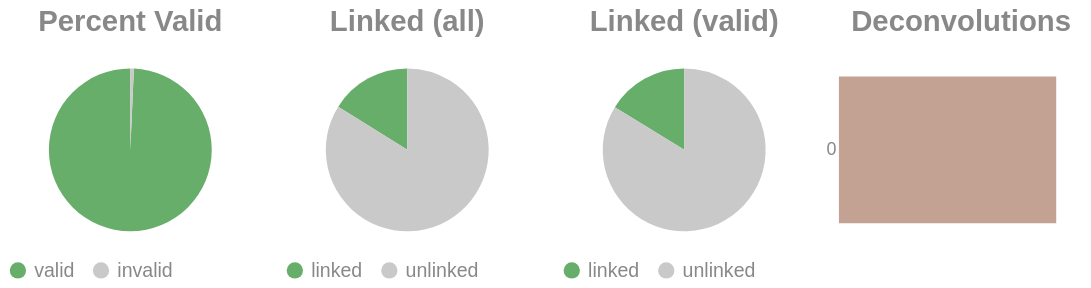

This figure's notebook cell:
### Code cell
if SKIPLR:
    pass
else:
    clash = Counter()
    for i in valids['molecule'].to_list():
        _mol = i.split("-")
        if len(_mol) == 1:
            clash.update('0')
        else:
            clash.update(_mol[-1])

    _d = {"deconvolutions": [], 'count': []}
    for k,v in clash.items():
        _d['deconvolutions'].append(k)
        _d['count'].append(v)

    tot_valid = valids['reads'].sum()
    mask = valids['reads'] >= 2
    n_linked_reads = valids.filter(mask)['reads'].sum()
    if n_linked_reads == 0:
        print_html("No linked molecules (>=2 reads) were detected; skipping linked-only distributions.")
        SKIPLR = True
    else:
        perc_valid = round(tot_valid / n_reads, 4)
        linked_perc_abs = round(n_linked_reads / n_reads, 4)
        linked_perc = round(n_linked_reads / tot_valid, 4)

    _valid = pl.DataFrame({"valids": ['valid', 'invalid'], "count": [tot_valid, n_reads - tot_valid]})
    _linked_abs = pl.DataFrame({"linked (absolute)": ['linked', 'unlinked'], "count": [n_linked_reads, n_reads - n_linked_reads]})
    _linked_rel = pl.DataFrame({"linked (valids)": ['linked', 'unlinked'], "count": [n_linked_reads, tot_valid - n_linked_reads]})

    (
        alt.hconcat(
            piechart(_valid, goodval = 'valid', title = "Percent Valid"),
            piechart(_linked_abs, goodval = "linked", title =  "Linked (all)"),
            piechart(_linked_rel, goodval = "linked", title =  "Linked (valid)"),
            convolutionbar(pl.DataFrame(_d), title = "Deconvolutions"),
            center = True,
            bounds = 'flush'
        )
        .resolve_scale(color='independent')
        .resolve_legend('independent')
        .properties(usermeta={'embedOptions': {"actions": False}})
    ).display()

### Figure 1 — Vega-Lite specification as saved in the notebook (floating-point values rounded to 4 significant figures)
{"width": "container", "height": 400, "config": {"title": {"anchor": "start", "dy": -15, "fontSize": 18, "color": "#888888", "subtitleColor": "#888888", "subtitleFontSize": 14}, "arc": {"fill": "#0072B2"}, "axis": {"domainColor": "#888888", "domainWidth": 0.5, "gridWidth": 0.2, "grid": false, "titleFontWeight": 400, "titleFontSize": 15, "labelFontSize": 11, "labelColor": "#888888", "tickColor": "#888888", "tickWidth": 0.2, "titleColor": "#888888"}, "axisBand": {"grid": false}, "axisX": {"grid": true, "tickSize": 10, "domainCap": "round"}, "axisY": {"domain": false, "grid": true, "tickSize": 0, "domainCap": "round"}, "background": "transparent", "header": {"labelFontSize": 15, "labelColor": "#888888", "titleFontSize": 15, "titleFontWeight": 600, "titleColor": "#888888"}, "legend": {"labelFont": "sans-serif", "labelFontSize": 12, "labelColor": "#888888", "symbolSize": 100, "symbolType": "circle", "titleFontSize": 12, "titlePadding": 10, "titleColor": "#888888", "title": null}, "range": {"category": ["#E69F00", "#56B4E9", "#009E73", "#F0E442", "#0072B2", "#D55E00", "#CC79A7", "#000000"], "diverging": ["#cfe8f3", "#a2d4ec", "#73bfe2", "#46abdb", "#1696d2", "#12719e"]}, "area": {"fill": "#0072B2", "fillOpacity": 0.7, "line": true, "strokeOpacity": 0.7}, "line": {"color": "#0072B2", "stroke": "#0072B2", "strokeWidth": 2}, "trail": {"color": "#0072B2", "stroke": "#0072B2", "strokeWidth": 0, "size": 1}, "point": {"filled": true, "fillOpacity": 1.0, "size": 95}, "text": {"color": "#888888", "fontSize": 11, "align": "right", "fontWeight": 400, "size": 11}, "bar": {"fill": "#0072B2", "stroke": null}, "view": {"stroke": null, "continuousWidth": 660, "continuousHeight": 400}}, "hconcat": [{"data": {"name": "data-173cdeb5e4626d4aa3f55ee333a8a584"}, "mark": {"type": "arc"}, "encoding": {"color": {"field": "valids", "legend": {"orient": "bottom", "title": null}, "scale": {"domain": ["valid", "invalid"], "range": ["#68ae6b", "#C9C9C9"]}, "title": "Valids", "type": "nominal"}, "theta": {"field": "count", "type": "quantitative"}, "tooltip": [{"field": "valids", "title": "Valids", "type": "ordinal"}, {"field": "percent", "format": ".2%", "title": "Percent", "type": "quantitative"}, {"field": "count", "title": "Count", "type": "quantitative"}]}, "height": 100, "title": {"text": "Percent Valid", "align": "center", "anchor": "middle"}, "transform": [{"calculate": "datum.count / 393822", "as": "percent"}], "width": 150}, {"data": {"name": "data-ad573b966c8bc0db4ff2712c8047cad9"}, "mark": {"type": "arc"}, "encoding": {"color": {"field": "linked (absolute)", "legend": {"orient": "bottom", "title": null}, "scale": {"domain": ["linked", "unlinked"], "range": ["#68ae6b", "#C9C9C9"]}, "title": "Linked (Absolute)", "type": "nominal"}, "theta": {"field": "count", "type": "quantitative"}, "tooltip": [{"field": "linked (absolute)", "title": "Linked (Absolute)", "type": "ordinal"}, {"field": "percent", "format": ".2%", "title": "Percent", "type": "quantitative"}, {"field": "count", "title": "Count", "type": "quantitative"}]}, "height": 100, "title": {"text": "Linked (all)", "align": "center", "anchor": "middle"}, "transform": [{"calculate": "datum.count / 393822", "as": "percent"}], "width": 150}, {"data": {"name": "data-a098eb1781ab1cb8a1a81fcfb907db6a"}, "mark": {"type": "arc"}, "encoding": {"color": {"field": "linked (valids)", "legend": {"orient": "bottom", "title": null}, "scale": {"domain": ["linked", "unlinked"], "range": ["#68ae6b", "#C9C9C9"]}, "title": "Linked (Valids)", "type": "nominal"}, "theta": {"field": "count", "type": "quantitative"}, "tooltip": [{"field": "linked (valids)", "title": "Linked (Valids)", "type": "ordinal"}, {"field": "percent", "format": ".2%", "title": "Percent", "type": "quantitative"}, {"field": "count", "title": "Count", "type": "quantitative"}]}, "height": 100, "title": {"text": "Linked (valid)", "align": "center", "anchor": "middle"}, "transform": [{"calculate": "datum.count / 391076", "as": "percent"}], "width": 150}, {"data": {"name": "data-08d8700ab0831c21130348a9853d4399"}, "mark": {"type": "bar"}, "encoding": {"color": {"field": "deconvolutions", "legend": null, "scale": {"scheme": "lightgreyred"}, "type": "nominal"}, "tooltip": [{"field": "deconvolutions", "title": "Deconvolutions", "type": "ordinal"}, {"field": "percent", "format": ".2%", "title": "Percent", "type": "quantitative"}, {"field": "count", "title": "Count", "type": "quantitative"}], "x": {"axis": null, "field": "count", "type": "quantitative"}, "y": {"field": "deconvolutions", "sort": "ascending", "title": null, "type": "nominal"}}, "height": 100, "title": {"text": "Deconvolutions", "align": "center", "anchor": "middle"}, "transform": [{"calculate": "datum.count / 355694", "as": "percent"}], "width": 150}], "bounds": "flush", "center": true, "resolve": {"legend": {"angle": "independent"}, "scale": {"color": "independent"}}, "usermeta": {"embedOptions": {"actions": false}}, "$schema": "https://vega.github.io/schema/vega-lite/v6.1.0.json", "datasets": {"data-173cdeb5e4626d4aa3f55ee333a8a584": [{"valids": "valid", "count": 391076}, {"valids": "invalid", "count": 2746}], "data-ad573b966c8bc0db4ff2712c8047cad9": [{"linked (absolute)": "linked", "count": 63404}, {"linked (absolute)": "unlinked", "count": 330418}], "data-a098eb1781ab1cb8a1a81fcfb907db6a": [{"linked (valids)": "linked", "count": 63404}, {"linked (valids)": "unlinked", "count": 327672}], "data-08d8700ab0831c21130348a9853d4399": [{"deconvolutions": "0", "count": 355694}]}}
